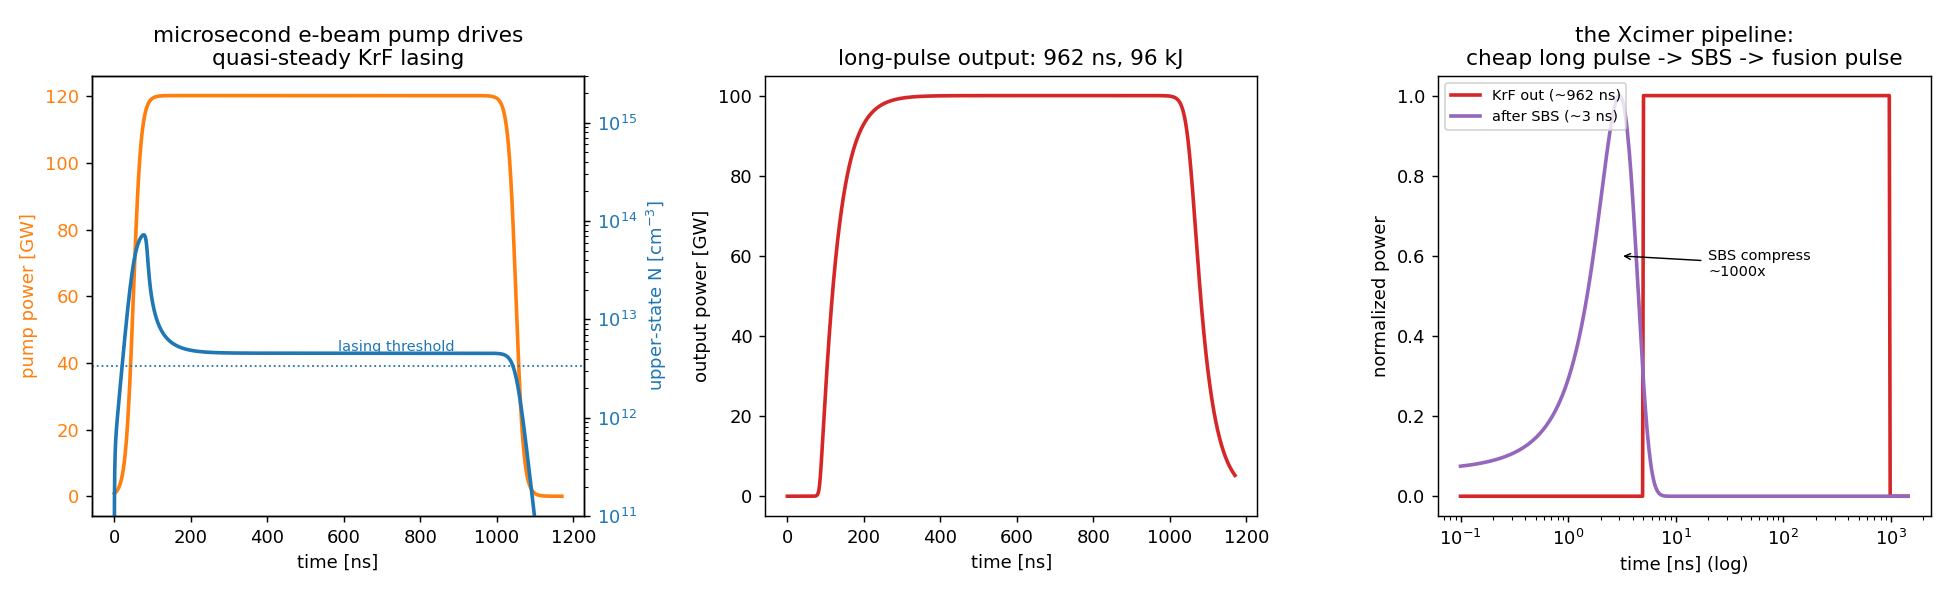

Source code (Python):
"""
KrF excimer laser -- Xcimer Energy long-pulse architecture.

Xcimer Energy's inertial-fusion driver is built around large e-beam-pumped KrF
(248 nm) amplifiers -- the "Large Xcimer Amplifier" / Argos module (>100 kJ).
Their key move is counterintuitive: instead of generating the short (~ns) pulse
fusion needs directly, they generate a cheap, low-peak-power MICROSECOND pulse in
the excimer amplifier (they hold the record for the longest KrF laser pulse) and
then compress it ~1000x down to ~3 ns later with stimulated Brillouin scattering
(see sbs_compression.py). Long-pulse generation keeps the optics below damage
threshold and the pulsed-power cheap -- the enabling trick for low $/joule.

This models the long-pulse KrF amplifier stage with the two coupled laser rate
equations (upper-state density + cavity photon density). KrF's bound-free upper
state dissociates the instant it emits, so the lower level self-empties and the
medium is an ideal 4-level system with a short (~2 ns) upper-state lifetime --
which is exactly why it can be run as an efficient quasi-CW long-pulse extractor.

    dN/dt   = P(t) - c*sigma*N*phi - N/tau_up
    dphi/dt = c*sigma*N*phi - phi/tau_c + seed

Run:  python3 excimer_laser.py
Deps: numpy, scipy, matplotlib
"""

import numpy as np
from scipy.integrate import solve_ivp

# ----------------------------------------------------------------------------
# Constants and KrF parameters (cm, s, cm^-3)
# ----------------------------------------------------------------------------
C_LIGHT = 3.0e10
H_PLANCK = 6.626e-34
LAMBDA = 248e-9
HNU = H_PLANCK * 3.0e8 / LAMBDA            # KrF photon energy [J] (~5.0 eV)

SIGMA   = 2.5e-16          # stimulated-emission cross section [cm^2]
TAU_UP  = 2.0e-9           # effective upper-state lifetime [s] (quenching-limited)
BETA    = 1.0e-6           # spontaneous fraction seeding the mode

# Amplifier / cavity geometry (Argos-scale module)
L_CAV   = 200.0            # optical length [cm]
L_GAIN  = 150.0            # gain length [cm]
AREA    = 25000.0         # aperture [cm^2] (~1.6x1.6 m) -> ~100 kJ, Argos-class
T_OC    = 0.30
LOSS    = 0.04
T_RT    = 2.0 * L_CAV / C_LIGHT
TAU_C   = T_RT / (T_OC + LOSS)
FILL    = L_GAIN / L_CAV

# Long e-beam pump: microsecond flat-top (the Xcimer long pulse). Pump level set
# so the extraction fluence stays a few J/cm^2 -- low enough for the optics,
# which is the whole reason for going long-pulse then compressing later.
PUMP_PEAK  = 4.0e22        # peak pump rate [cm^-3 s^-1]
PUMP_START = 50e-9
PUMP_DUR   = 1000e-9       # 1 microsecond flat-top
PUMP_EDGE  = 20e-9

# Xcimer SBS downstream: microsecond pulse compressed ~1000x to ~3 ns
SBS_OUT_NS = 3.0
SBS_RATIO  = 1000.0


def pump(t):
    up = 0.5 * (1 + np.tanh((t - PUMP_START) / PUMP_EDGE))
    dn = 0.5 * (1 + np.tanh((PUMP_START + PUMP_DUR - t) / PUMP_EDGE))
    return PUMP_PEAK * up * dn


def rhs(t, y):
    N, phi = y
    N = max(N, 0.0); phi = max(phi, 0.0)
    stim = C_LIGHT * SIGMA * N * phi
    dN = pump(t) - stim - N / TAU_UP
    dphi = FILL * stim - phi / TAU_C + FILL * BETA * N / TAU_UP
    return [dN, dphi]


def run():
    t_end = PUMP_START + PUMP_DUR + 120e-9
    sol = solve_ivp(rhs, (0.0, t_end), [0.0, 1.0], method="LSODA",
                    rtol=1e-7, atol=1e-2, dense_output=True, max_step=1e-9)
    t = np.linspace(0.0, t_end, 6000)
    N, phi = np.maximum(sol.sol(t), 0.0)

    Vmode = AREA * L_CAV
    P_out = phi * Vmode * HNU * (T_OC / T_RT)           # W
    P_pump = pump(t) * (AREA * L_GAIN) * HNU            # W

    E_out = np.trapz(P_out, t)
    E_pump = np.trapz(P_pump, t)
    eta = E_out / E_pump if E_pump > 0 else 0.0
    N_th = 1.0 / (C_LIGHT * SIGMA * TAU_C)

    lasing = P_out > 0.5 * P_out.max()
    pulse_dur = (t[lasing][-1] - t[lasing][0]) if lasing.any() else 0.0
    fluence = E_out / AREA                               # J/cm^2
    return dict(t=t, N=N, phi=phi, P_out=P_out, P_pump=P_pump,
                E_out=E_out, E_pump=E_pump, eta=eta, N_th=N_th,
                pulse_dur=pulse_dur, fluence=fluence, P_pk=P_out.max())


def report(d):
    print("=" * 62)
    print("  KrF EXCIMER (248 nm)  --  Xcimer long-pulse amplifier")
    print("=" * 62)
    print(f"  photon energy              : {HNU/1.602e-19:.2f} eV @ 248 nm")
    print(f"  aperture                   : {AREA:.0f} cm^2 (~{np.sqrt(AREA):.0f}x{np.sqrt(AREA):.0f} cm)")
    print(f"  peak upper-state density   : {d['N'].max():.2e} cm^-3 "
          f"({d['N'].max()/d['N_th']:.0f}x threshold)")
    print("-" * 62)
    print(f"  output pulse duration      : {d['pulse_dur']*1e9:7.0f} ns  (long pulse)")
    print(f"  extraction fluence         : {d['fluence']:7.2f} J/cm^2")
    print(f"  output energy              : {d['E_out']/1e3:7.1f} kJ  (Argos-class ~100 kJ)")
    print(f"  extraction efficiency      : {100*d['eta']:7.1f} %  (laser out / pumped)")
    print("-" * 62)
    print(f"  -> SBS compressor: {d['pulse_dur']*1e9:.0f} ns / {SBS_RATIO:.0f} "
          f"-> ~{SBS_OUT_NS:.0f} ns for the target")
    print("=" * 62)


def make_figure(d, fname="excimer_laser.png"):
    import matplotlib.pyplot as plt
    t = d["t"] * 1e9
    fig, ax = plt.subplots(1, 3, figsize=(15, 4.6))

    # (1) pump and inversion (log) over the microsecond pulse
    a = ax[0]
    a.plot(t, d["P_pump"] / 1e9, "tab:orange", lw=2, label="e-beam pump")
    a.set_xlabel("time [ns]"); a.set_ylabel("pump power [GW]", color="tab:orange")
    a.tick_params(axis="y", labelcolor="tab:orange")
    a2 = a.twinx()
    a2.plot(t, np.maximum(d["N"], 1e10), "tab:blue", lw=2)
    a2.axhline(d["N_th"], color="tab:blue", ls=":", lw=1)
    a2.text(t[-1] * 0.5, d["N_th"] * 1.4, "lasing threshold", color="tab:blue", fontsize=8)
    a2.set_yscale("log"); a2.set_ylim(1e11, 3e15)
    a2.set_ylabel("upper-state N [cm$^{-3}$]", color="tab:blue")
    a2.tick_params(axis="y", labelcolor="tab:blue")
    a.set_title("microsecond e-beam pump drives\nquasi-steady KrF lasing")

    # (2) the long output pulse
    b = ax[1]
    b.plot(t, d["P_out"] / 1e9, "tab:red", lw=2)
    b.set_xlabel("time [ns]"); b.set_ylabel("output power [GW]")
    b.set_title(f"long-pulse output: {d['pulse_dur']*1e9:.0f} ns, "
                f"{d['E_out']/1e3:.0f} kJ")

    # (3) the Xcimer pipeline: long pulse -> SBS -> ~3 ns (log time)
    c = ax[2]
    long_ns = d["pulse_dur"] * 1e9
    tt = np.logspace(-1, np.log10(long_ns * 1.5), 500)
    long_pulse = np.where((tt > 5) & (tt < long_ns + 5), 1.0, 0.0)
    comp = np.exp(-0.5 * ((tt - SBS_OUT_NS) / (SBS_OUT_NS / 2.3548)) ** 2)
    c.semilogx(tt, long_pulse, "tab:red", lw=2, label=f"KrF out (~{long_ns:.0f} ns)")
    c.semilogx(tt, comp, "tab:purple", lw=2, label=f"after SBS (~{SBS_OUT_NS:.0f} ns)")
    c.annotate(f"SBS compress\n~{SBS_RATIO:.0f}x", xy=(SBS_OUT_NS, 0.6),
               xytext=(20, 0.55), fontsize=8,
               arrowprops=dict(arrowstyle="->", lw=0.8))
    c.set_xlabel("time [ns] (log)"); c.set_ylabel("normalized power")
    c.set_title("the Xcimer pipeline:\ncheap long pulse -> SBS -> fusion pulse")
    c.legend(fontsize=8, loc="upper left")

    fig.tight_layout()
    fig.savefig(fname, dpi=130)
    print(f"Saved figure -> {fname}")
    try:
        plt.show()
    except Exception:
        pass


def main():
    d = run()
    report(d)
    make_figure(d)


if __name__ == "__main__":
    main()


# ----------------------------------------------------------------------------
# NOTES / things to try -------------------------------------------------------
#
# * The whole point of the long pulse: peak power stays low (panel 2 is in GW,
#   not TW), so the amplifier optics never see damaging intensity -- the pulse is
#   only compressed to fusion-relevant power AFTER the expensive optics, in the
#   SBS gas cell. That is what makes Xcimer's $/joule low.
#
# * KrF at 248 nm is chosen for direct-drive ICF: short wavelength couples
#   efficiently to the ablator and suppresses laser-plasma instabilities. See
#   excimer_mixtures.py for how the other excimer gases compare.
#
# * Argos-scale here (~100 kJ/module); Xcimer's roadmap stacks ~40 modules ->
#   Vulcan at 4-12 MJ. Scale AREA to move along that line.
#
# Simplifications: single-mode lumped cavity (no transverse profile, ASE, or
# amplified-spontaneous background), fixed effective upper-state lifetime (real
# KrF is an e-beam plasma-chemistry network), and the SBS stage is only sketched
# here -- the actual compression physics is in sbs_compression.py.
# ----------------------------------------------------------------------------
